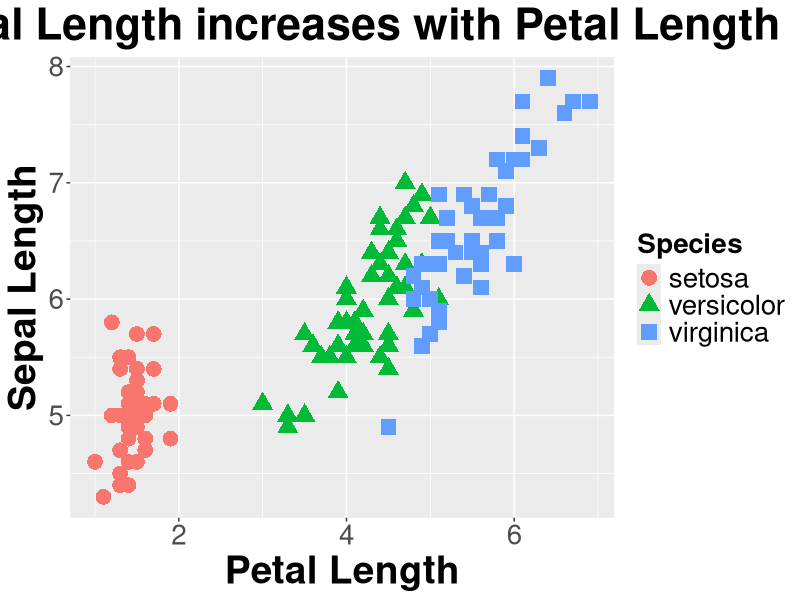
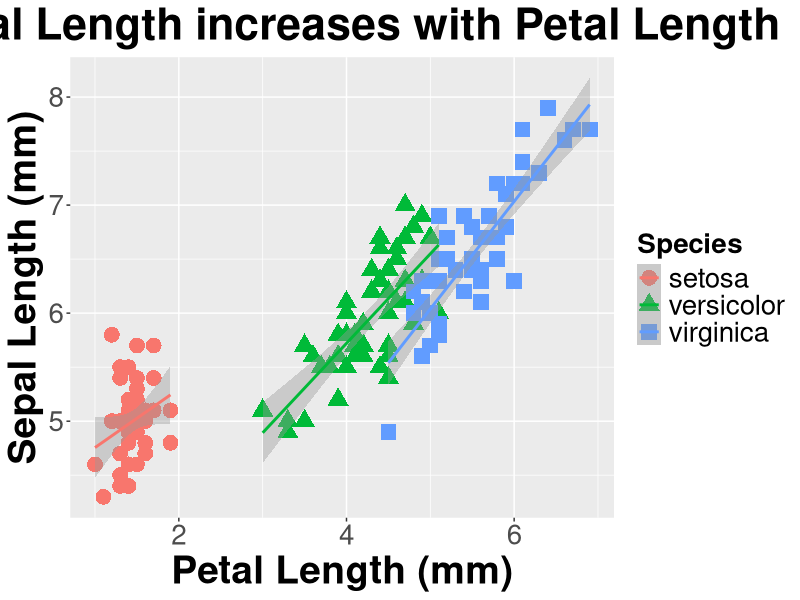
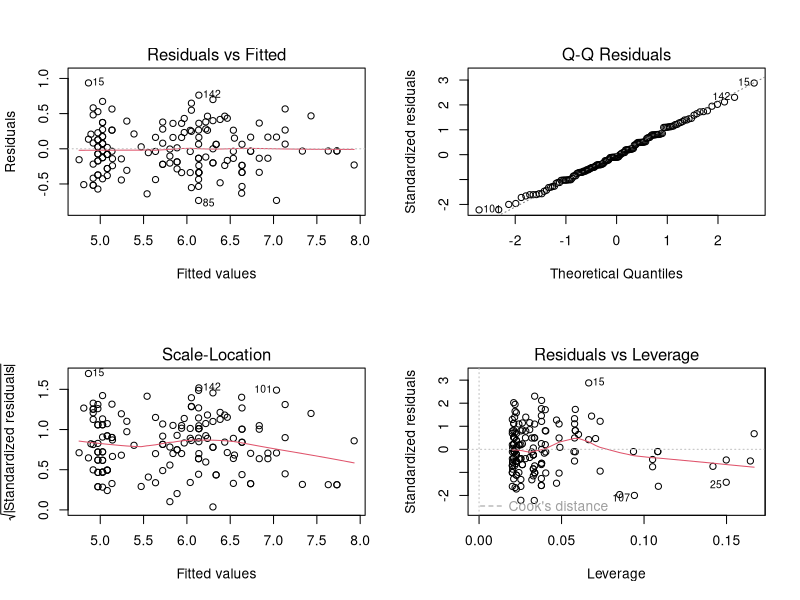
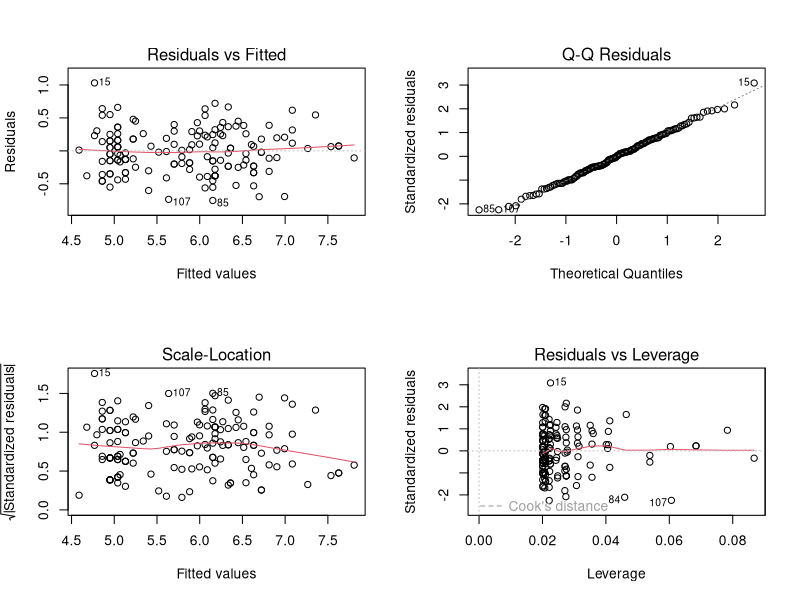

These charts were generated, in order, by the following R code:
#graph
#bar chart with error bars ####
summarySE <- function(data=NULL, measurevar, groupvars=NULL, na.rm=FALSE,
                      conf.interval=.95, .drop=TRUE) {
  library(plyr)
  
  # New version of length which can handle NA's: if na.rm==T, don't count them
  length2 <- function (x, na.rm=FALSE) {
    if (na.rm) sum(!is.na(x))
    else       length(x)
  }
  
  # This does the summary. For each group's data frame, return a vector with
  # N, mean, and sd
  datac <- ddply(data, groupvars, .drop=.drop,
                 .fun = function(xx, col) {
                   c(N    = length2(xx[[col]], na.rm=na.rm),
                     mean = mean   (xx[[col]], na.rm=na.rm),
                     sd   = sd     (xx[[col]], na.rm=na.rm)
                   )
                 },
                 measurevar
  )
  
  # Rename the "mean" column
  #  datac <- rename(datac, c("mean" = measurevar))
  
  datac$se <- datac$sd / sqrt(datac$N)  # Calculate standard error of the mean
  
  # Confidence interval multiplier for standard error
  # Calculate t-statistic for confidence interval:
  # e.g., if conf.interval is .95, use .975 (above/below), and use df=N-1
  ciMult <- qt(conf.interval/2 + .5, datac$N-1)
  datac$ci <- datac$se * ciMult
  
  return(datac)
}

#use summarySE to check for variance if wanted

function_output <- summarySE(iris, measurevar = "Sepal.Length", groupvars = 
                               c("Petal.Length", "Species")) 

require(ggplot2)
ggplot(iris, aes_string(x="Petal.Length", y="Sepal.Length",color="Species", 
                                   shape = "Species")) +
  geom_point(size = 5) +
  ylab("Sepal Length")+ 
  xlab("Petal Length") + 
  ggtitle("Sepal Length increases with Petal Length")+
  theme(axis.title.x = element_text(face="bold", size=28), 
        axis.title.y = element_text(face="bold", size=28), 
        axis.text.y  = element_text(size=20),
        axis.text.x  = element_text(size=20), 
        legend.text =element_text(size=20),
        legend.title = element_text(size=20, face="bold"),
        plot.title = element_text(hjust = 0.5, face="bold", size=32))

#or with lines

ggplot(iris, aes_string(x="Petal.Length", y="Sepal.Length",color="Species", 
                                   shape = "Species")) +
  geom_point(size = 5) +
  ylab("Sepal Length (mm)")+ 
  xlab("Petal Length (mm)") + 
  ggtitle("Sepal Length increases with Petal Length")+
  theme(axis.title.x = element_text(face="bold", size=28), 
        axis.title.y = element_text(face="bold", size=28), 
        axis.text.y  = element_text(size=20),
        axis.text.x  = element_text(size=20), 
        legend.text =element_text(size=20),
        legend.title = element_text(size=20, face="bold"),
        plot.title = element_text(hjust = 0.5, face="bold", size=32)) +
  geom_smooth(method="lm")


petal_sepal_length_ANCOVA <- lm(Sepal.Length ~ Petal.Length * Species, iris)
par(mfrow=c(2,2))
plot(petal_sepal_length_ANCOVA)
require(car)
Anova(petal_sepal_length_ANCOVA, type = "III") 
summary(petal_sepal_length_ANCOVA)
#not a significicant interaction, so run without
petal_sepal_length_ANCOVA <- lm(Sepal.Length ~ Petal.Length + Species, iris)
par(mfrow=c(2,2))
plot(petal_sepal_length_ANCOVA)
Anova(petal_sepal_length_ANCOVA, type = "III") 
#check for differences among species
require(multcomp)
summary(glht(petal_sepal_length_ANCOVA, linfct =mcp(Species = "Tukey")))
#all species different

#note order is important
petal_sepal_length_ANCOVA <- lm( Petal.Length~  Sepal.Length * Species, iris)
Anova(petal_sepal_length_ANCOVA, type = "III") 
#interactino is significant, so
Anova(lm( Petal.Length~  Sepal.Length, iris[iris$Species == "setosa",]),
      type = "III") 
Anova(lm( Petal.Length~  Sepal.Length, iris[iris$Species == "virginica",]),
      type = "III") 
summary(lm( Petal.Length~  Sepal.Length, iris[iris$Species == "virginica",]))
Anova(lm( Petal.Length~  Sepal.Length, iris[iris$Species == "versicolor",]),
      type = "III") 
summary(lm( Petal.Length~  Sepal.Length, iris[iris$Species == "versicolor",]))
